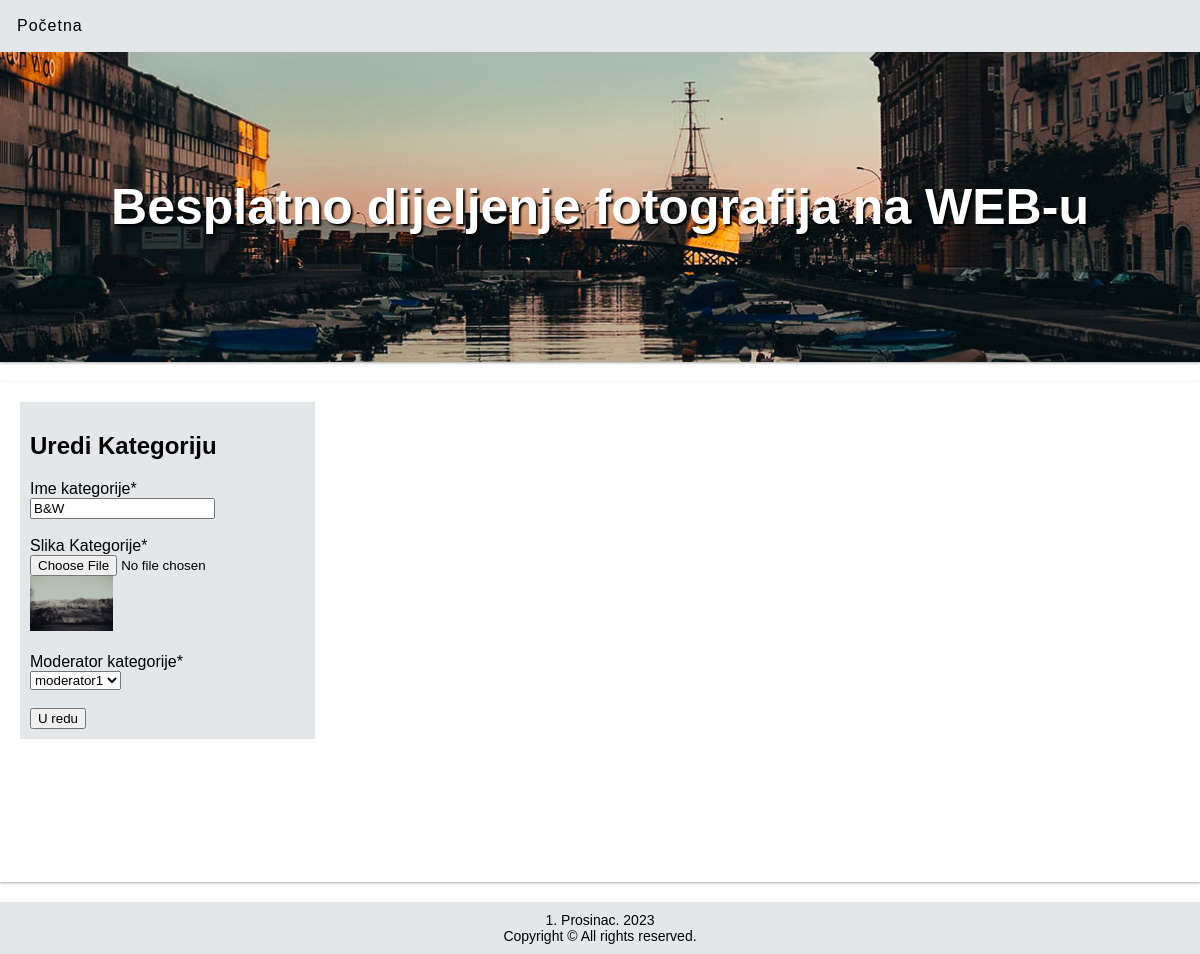
The page /uredi_kategoriju.php?id=1 on the database its author committed.
### tables this page shows
CREATE TABLE `kategorija` (
  `id_kategorije` int NOT NULL,
  `ime_kategorije` varchar(30) NOT NULL,
  `slika_kategorije` varchar(200) NOT NULL,
  `id_korisnika` int DEFAULT NULL
);

### includes/baza.php (called while the page is built, shortened)
<?php
    class Baza{
        private function spojiDB() {
            $veza = new mysqli(self::SERVER, self::KORISNICKO_IME, self::LOZINKA, self::BAZA_PODATAKA);
            $veza->query("set names 'utf8'");
            return $veza;
        }
        public function dohvatiDB($upit){
            $veza = $this -> spojiDB();
            $rezultat = $veza -> query($upit);
            return $rezultat;
        }
    }
?>

### uredi_kategoriju.php (the view, shortened to what this page needs)
<!DOCTYPE html>
<html lang="hr">
<head>
   <?php
    include "includes/head.php";
   ?>
</head>
<body>
    <div class="red">
        <?php include "includes/navigation.php"; ?>
    </div>
    <div class="red">
          <?php include "includes/header.php"; ?>
          <section id="sadrzaj" class="t-kolona-12 d-kolona-12">
          <div class="unos">
          <?php
                require_once "includes/baza.php";
                $baza = new Baza();
                $id_kategorije = $_GET['id'];
                $upit = "SELECT ime_kategorije, slika_kategorije, id_korisnika FROM kategorija WHERE id_kategorije = $id_kategorije";
                $rezultat = $baza -> dohvatiDB($upit);
                while($red = $rezultat -> fetch_array()){
                    $ime_kategorije = $red["ime_kategorije"];
                    $slika_kategorije= $red["slika_kategorije"];
                    $id_korisnika= $red["id_korisnika"];
                }
            ?>
            <h2>Uredi Kategoriju</h2>
            <form method="POST" action="uredi_kategoriju_spremi.php" enctype="multipart/form-data">
                <label for="ime_kategorije">Ime kategorije*</label><br>
                <input type="text" name="ime_kategorije" id="ime_kategorije" value="<?php echo $ime_kategorije;?>" required />
                <br><br>
                <label for="slika_kategorije">Slika Kategorije*</label><br>
                <input type="file" name="slika_kategorije" id="slika_kategorije" ><br>
                <img src="<?php echo $slika_kategorije;?>" alt="<?php echo $ime_kategorije;?>" width="30%" height="20%"><br><br>
                <label for="id_korisnika">Moderator kategorije*</label><br>
                <select name="id_korisnika" id="id_korisnika" required>
                <?php
                    require_once 'includes/baza.php';
                    $baza = new Baza();
                    $upit = "SELECT id_korisnika, korisnicko_ime FROM korisnik WHERE id_grupe=2 ORDER BY id_korisnika = $id_korisnika DESC";
                    $rezultat = $baza -> dohvatiDB($upit);
                    while($red = $rezultat ->fetch_array()){
                        echo "<option value='".$red['id_korisnika']."'>".$red['korisnicko_ime']."</option>";
                    }
                ?>
                </select> <br><br>
                <input type="submit" value="U redu" name="submit">
            </form>
        </div>
            </section>
    </div>
    <div class="red">
        <?php include "includes/footer.php"; ?>
    </div>
</body>
</html>

### css/style.css (style rules this page uses)
body { margin: 0; font-family: Arial, Helvetica, sans-serif; }
#sadrzaj { box-shadow: 0px 1px 3px rgba(0, 0, 0, 0.12), 0px 1px 2px rgba(0, 0, 0, 0.24); margin-bottom: 20px; min-height: 500px; max-height: 2000px; overflow: auto; }
img, video, iframe, object { max-width: 100%; }
* { box-sizing: border-box; }
.red:after { content: ""; clear: both; display: block; }
[class*="kolona"] { float: left; padding: 10px; width: 100%; }
@media (min-width:700px) { .t-kolona-12 { width: 100%; } }
@media (min-width:1100px) { .d-kolona-12 { width: 100%; } }
.red:first-child { background-color: rgba(216, 221, 226, 0.7); display: flex; align-items: center; position: sticky; top: 0px; z-index: 1000; }
.unos { background-color: rgba(216, 221, 226, 0.7); width: 25%; padding: 10px; margin: 10px; }

### rows shown on the page
kategorija: ime_kategorije "B&W", slika_kategorije (picture)

### other values the page prints
form field id_korisnika "moderator1"
